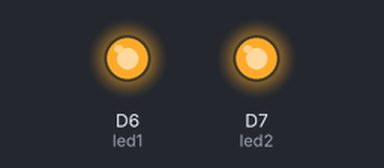
The sketch below on a simulated ESP8266 (NodeMCU). Parts: output pins drawn as LEDs (lit = HIGH).

Above: at 3.0 s.
At 36.0 s:
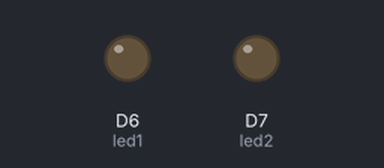
Timing chart, 0 to 37.7 s (numbered marks = the images above):
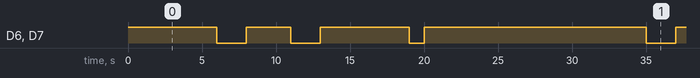

The sketch:

blink-an-led2.ino
```cpp
int led1 = D6;
int led2 = D7;


void setup() {


  pinMode(led1, OUTPUT);
  pinMode(led2, OUTPUT);

}


void loop() {

  digitalWrite(led1, HIGH);
  digitalWrite(led2, HIGH);
  delay(3000);

  digitalWrite(led1, HIGH);
  digitalWrite(led2, HIGH);
  delay(3000);


  digitalWrite(led1, LOW);
  digitalWrite(led2, LOW);
  delay(1000);

  digitalWrite(led1, LOW);
  digitalWrite(led2, LOW);
  delay(1000);

  digitalWrite(led1, HIGH);
  digitalWrite(led2, HIGH);
  delay(3000);

  digitalWrite(led1, LOW);
  digitalWrite(led2, LOW);
  delay(1000);

  digitalWrite(led1, LOW);
  digitalWrite(led2, LOW);
  delay(1000);

  digitalWrite(led1, HIGH);
  digitalWrite(led2, HIGH);
  delay(3000);

  digitalWrite(led1, HIGH);
  digitalWrite(led2, HIGH);
  delay(3000);

  digitalWrite(led1, LOW);
  digitalWrite(led2, LOW);
  delay(1000);

  digitalWrite(led1, HIGH);
  digitalWrite(led2, HIGH);
  delay(3000);

  digitalWrite(led1, HIGH);
  digitalWrite(led2, HIGH);
  delay(3000);

  digitalWrite(led1, HIGH);
  digitalWrite(led2, HIGH);
  delay(3000);


}
```

Measured:
- by itself, D6 (led1), D7 (led2): repeats every 29.0 s: LOW 2.0 s, HIGH 3.0 s, LOW 2.0 s, HIGH 6.0 s, LOW 1.0 s, HIGH 15.0 s
- by itself, everything shown: repeats every 29.0 s, in 6 steps
